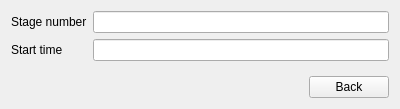
<?xml version="1.0" encoding="UTF-8"?>
<ui version="4.0">
 <class>StageConfigWidget</class>
 <widget class="QWidget" name="StageConfigWidget">
  <property name="geometry">
   <rect>
    <x>0</x>
    <y>0</y>
    <width>400</width>
    <height>109</height>
   </rect>
  </property>
  <property name="windowTitle">
   <string>Form</string>
  </property>
  <layout class="QVBoxLayout" name="verticalLayout">
   <item>
    <layout class="QFormLayout" name="formLayout">
     <item row="0" column="0">
      <widget class="QLabel" name="label">
       <property name="text">
        <string>Stage number</string>
       </property>
      </widget>
     </item>
     <item row="0" column="1">
      <widget class="QLineEdit" name="stageNumber">
       <property name="readOnly">
        <bool>true</bool>
       </property>
      </widget>
     </item>
     <item row="1" column="0">
      <widget class="QLabel" name="label_2">
       <property name="text">
        <string>Start time</string>
       </property>
      </widget>
     </item>
     <item row="1" column="1">
      <widget class="QLineEdit" name="startTime">
       <property name="readOnly">
        <bool>true</bool>
       </property>
      </widget>
     </item>
    </layout>
   </item>
   <item>
    <spacer name="verticalSpacer">
     <property name="orientation">
      <enum>Qt::Vertical</enum>
     </property>
     <property name="sizeHint" stdset="0">
      <size>
       <width>20</width>
       <height>40</height>
      </size>
     </property>
    </spacer>
   </item>
   <item>
    <layout class="QHBoxLayout" name="horizontalLayout">
     <item>
      <spacer name="horizontalSpacer">
       <property name="orientation">
        <enum>Qt::Horizontal</enum>
       </property>
       <property name="sizeHint" stdset="0">
        <size>
         <width>40</width>
         <height>20</height>
        </size>
       </property>
      </spacer>
     </item>
     <item>
      <widget class="QPushButton" name="btBack">
       <property name="text">
        <string>Back</string>
       </property>
      </widget>
     </item>
    </layout>
   </item>
  </layout>
 </widget>
 <resources/>
 <connections/>
</ui>
